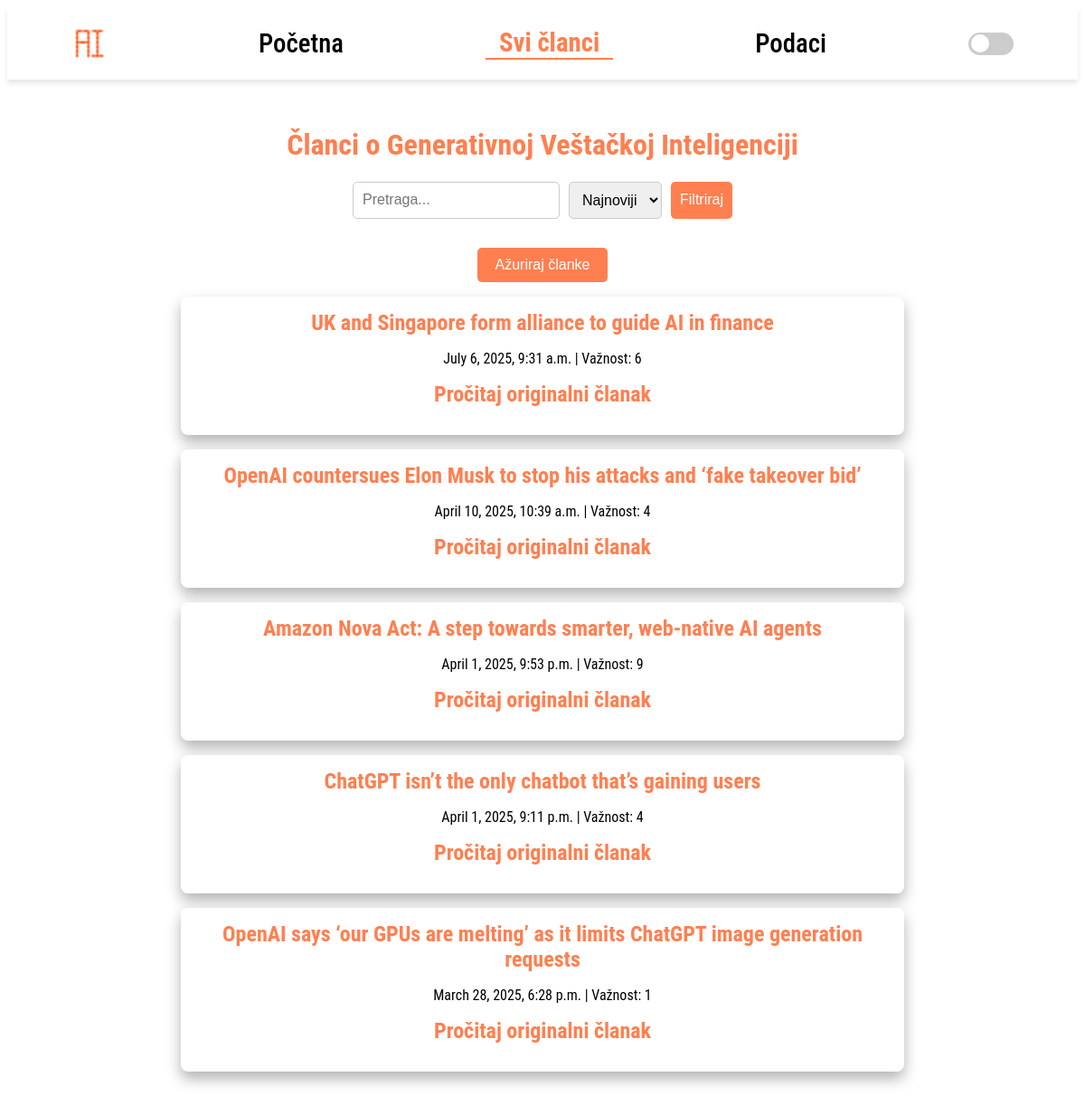
Screenshot of /trends/articles/ with the database file from the repository.
### trends/models.py (models this page shows)
class TrendArticle(models.Model):
    title = models.CharField(max_length=200)
    content = models.TextField()
    published_date = models.DateTimeField(default=timezone.now)
    importance = models.IntegerField(default=0)
    link = models.URLField(default='https://example.com')

### trends/views.py (the view)
# urls.py: path('articles/', views.article_list, name='article_list'),
def article_list(request):
    query = request.GET.get('q', '')
    filter_type = request.GET.get('filter_type', 'latest')
    articles = TrendArticle.objects.all()
    if query:
        exact_article = TrendArticle.objects.filter(title__iexact=query).first()
        if exact_article:
            return redirect('article_detail', id=exact_article.id)
        articles = articles.filter(Q(title__icontains=query) | Q(content__icontains=query))
    if filter_type == 'latest':
        articles = articles.order_by('-published_date')
    elif filter_type == 'important':
        articles = articles.order_by('-importance')
    return render(request, 'articles/article_list.html', {'articles': articles, 'query': query, 'filter_type': filter_type})

### templates/articles/article_list.html (shortened to what this page needs)
{% extends "base.html" %}
{% load static %}
{% block css_files %}
    <link rel="stylesheet" href="{% static 'trends/article_list.css' %}">
    <link rel="stylesheet" href="{% static "trends/lightdarkmode.css" %}">
    <link rel="stylesheet" href="{% static "trends/includes/header.css" %}">
{% endblock %}
{% block content %}
    <div class="article-list-container">
        <h1 id="firsth1">Članci o Generativnoj Veštačkoj Inteligenciji</h1>
        <form method="GET" class="filter-form">
            <input type="text" name="query" placeholder="Pretraga..." value="{{ query }}">
            <select name="filter_type">
                <option value="latest" {% if filter_type == 'latest' %}selected{% endif %}>Najnoviji</option>
            </select>
            <button type="submit">Filtriraj</button>
        </form>
        <form method="POST" action="{% url 'update_one_article' %}">
            <button id="update-button">Ažuriraj članke</button>
        </form>
        <ul>
            {% for article in articles %}
                <li id="libox">
                    <a href="{% url 'article_detail' article.id %}">{{ article.title }}</a>
                    <p>{{ article.published_date }} | Važnost: {{ article.importance }}</p>
                    <p><a href="{{ article.link }}" target="_blank">Pročitaj originalni članak</a></p>
                </li>
            {% empty %}
                <p>Nema pronađenih članaka.</p>
            {% endfor %}
        </ul>
    </div>
{% endblock %}

### static/styles.css (style rules this page uses)
html { font-family: "Roboto Condensed", sans-serif; color: #ffffff; }
h1, h2, h3 { color: #ff7f50; }
a { color: #ffffff; text-decoration: none; transition: color 0.3s ease-in-out; }
.light-mode { background-color: white; color: black; }

### trends/static/trends/article_list.css (style rules this page uses)
#firsth1 { transition: all 0.3s ease-in-out; }
a { color: #ff7f50; text-decoration: none; font-size: 1.5rem; font-weight: bold; transition: color 0.3s ease-in-out; }
ul { list-style: none; padding: 0; }
li { background-color: var(--box-light); padding: 15px; margin: 1rem 0; border-radius: 8px; box-shadow: 0px 6px 12px rgba(0, 0, 0, 0.2); transition: transform 0.3s ease, box-shadow 0.3s ease; }
.light-mode li { background-color: white; color: black; box-shadow: 0px 8px 16px rgba(0, 0, 0, 0.3); }
.article-list-container { text-align: center; padding: 2rem; max-width: 800px; margin: 0 auto; }
.filter-form { display: flex; justify-content: center; gap: 10px; margin-bottom: 2rem; }
.filter-form input, .filter-form select, .filter-form button { padding: 10px; font-size: 1rem; border: 1px solid #ccc; border-radius: 5px; }
.filter-form button { background-color: #ff7f50; color: white; border: none; cursor: pointer; transition: 0.3s; }
#update-button { background-color: #ff7f50; color: white; padding: 10px 20px; font-size: 1rem; border: none; border-radius: 5px; cursor: pointer; transition: background-color 0.3s ease-in-out; }

### trends/static/trends/lightdarkmode.css (style rules this page uses)
body { background-color: #ffffff; color: #000000; }
:root { --box-light: white; --box-dark: #1e1e1e; }

### rows the page displays
TrendArticle: title "UK and Singapore form alliance to guide AI in finance", published_date "July 6, 2025, 9:31 a.m.", importance "6"
TrendArticle: title "OpenAI countersues Elon Musk to stop his attacks and ‘fake takeover bid’", published_date "April 10, 2025, 10:39 a.m.", importance "4"
TrendArticle: title "Amazon Nova Act: A step towards smarter, web-native AI agents", published_date "April 1, 2025, 9:53 p.m.", importance "9"
TrendArticle: title "ChatGPT isn’t the only chatbot that’s gaining users", published_date "April 1, 2025, 9:11 p.m.", importance "4"
TrendArticle: title "OpenAI says ‘our GPUs are melting’ as it limits ChatGPT image generation requests", published_date "March 28, 2025, 6:28 p.m.", importance "1"
